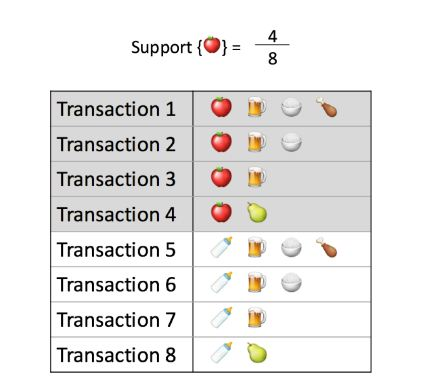
#> input picture day24andcodechallenges/image1_apriori.JPG, 446 x 383 px
$ python imgprocess.py
#> lines starting #> are read from the running program, lines starting #| are printed output that depends on the picture
#!/usr/bin/env python3
# -*- coding: utf-8 -*-
"""
Created on Fri Jun  7 06:44:41 2019

@author: vikram
"""

from PIL import Image
image_name=input('enter an image name>')
#> the answer given: ../day24andcodechallenges/image1_apriori.JPG
img=Image.open(image_name)
#> img is the input picture: PIL image 446x383 RGB; mean R, G, B 234.2, 232.8, 231.6
print (img.size)
#| (446, 383)
img_rotate = img.transpose(Image.ROTATE_90)
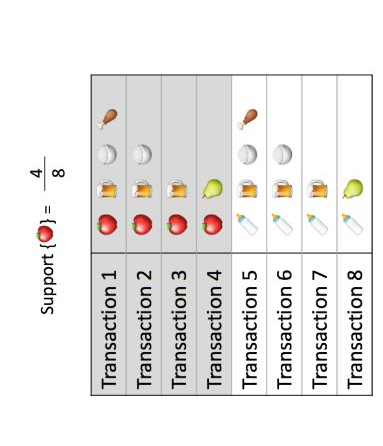
#> img_rotate: PIL image 383x446 RGB; mean R, G, B 234.2, 232.8, 231.6
img_rotate.show()
img_rotate.save("sample.jpg")
print(img.width)
#| 446
print(img.height)
#| 383
crop_im = img.crop(box=(0, 20, 204, 160))
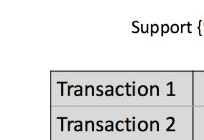
#> crop_im: PIL image 204x140 RGB; mean R, G, B 228.1, 228.1, 228
crop_im.save('sample.jpg')
print(img.width)
#| 446
print(img.height)
#| 383
img.thumbnail((75, 75))
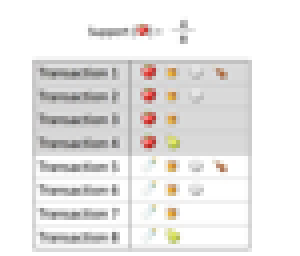
#> img: PIL image 75x64 RGB (shown 4 times larger); mean R, G, B 234.1, 232.6, 231.5
print(img.width, img.height)
#| 75 64
img.save('sample.jpg')

$ run again, on day24andcodechallenges/image3_apriori.JPG
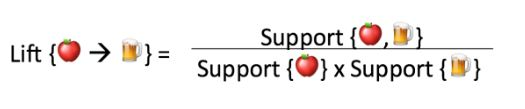
#> input picture day24andcodechallenges/image3_apriori.JPG, 525 x 109 px
#> img is the input picture: PIL image 525x109 RGB; mean R, G, B 241.3, 238.2, 236.9
#| (525, 109)
#| 525
#| 109
#> `crop_im = img.crop(box=(0, 20, 204, 160))`:
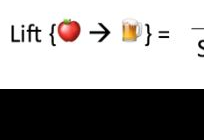
#> crop_im: PIL image 204x140 RGB; mean R, G, B 155.9, 153.9, 153
#| 525
#| 109
#> `img.thumbnail((75, 75))`:
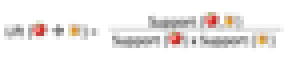
#> img: PIL image 75x16 RGB (shown 4 times larger); mean R, G, B 240.9, 237.8, 236.5
#| 75 16
